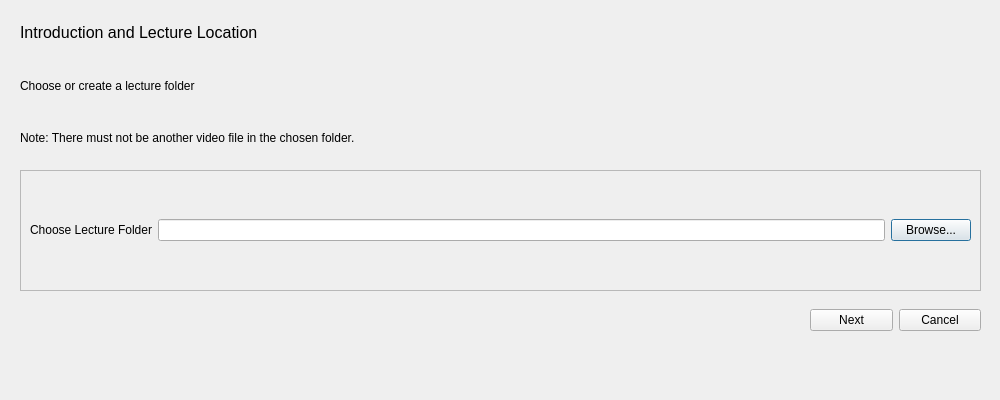
<?xml version="1.0" encoding="UTF-8"?>
<ui version="4.0">
 <class>MyDialog</class>
 <widget class="QDialog" name="MyDialog">
  <property name="geometry">
   <rect>
    <x>0</x>
    <y>0</y>
    <width>1000</width>
    <height>400</height>
   </rect>
  </property>
  <property name="windowTitle">
   <string>Dialog</string>
  </property>
  <widget class="QFrame" name="frame">
   <property name="geometry">
    <rect>
     <x>20</x>
     <y>170</y>
     <width>961</width>
     <height>121</height>
    </rect>
   </property>
   <property name="frameShape">
    <enum>QFrame::StyledPanel</enum>
   </property>
   <property name="frameShadow">
    <enum>QFrame::Raised</enum>
   </property>
   <widget class="QWidget" name="gridLayoutWidget">
    <property name="geometry">
     <rect>
      <x>10</x>
      <y>10</y>
      <width>941</width>
      <height>101</height>
     </rect>
    </property>
    <layout class="QGridLayout" name="gridLayout">
     <item row="0" column="0">
      <layout class="QHBoxLayout" name="horizontalLayout">
       <item>
        <widget class="QLabel" name="label">
         <property name="text">
          <string>Choose Lecture Folder</string>
         </property>
        </widget>
       </item>
       <item>
        <widget class="QLineEdit" name="lineEdit">
         <property name="text">
          <string/>
         </property>
        </widget>
       </item>
       <item>
        <widget class="QPushButton" name="pushButton">
         <property name="text">
          <string>Browse...</string>
         </property>
        </widget>
       </item>
      </layout>
     </item>
    </layout>
   </widget>
  </widget>
  <widget class="QWidget" name="horizontalLayoutWidget_3">
   <property name="geometry">
    <rect>
     <x>810</x>
     <y>300</y>
     <width>171</width>
     <height>41</height>
    </rect>
   </property>
   <layout class="QHBoxLayout" name="horizontalLayout_3">
    <item>
     <widget class="QPushButton" name="pushButton_2">
      <property name="text">
       <string>Next</string>
      </property>
     </widget>
    </item>
    <item>
     <widget class="QPushButton" name="pushButton_3">
      <property name="text">
       <string>Cancel</string>
      </property>
     </widget>
    </item>
   </layout>
  </widget>
  <widget class="QWidget" name="verticalLayoutWidget">
   <property name="geometry">
    <rect>
     <x>20</x>
     <y>10</y>
     <width>961</width>
     <height>151</height>
    </rect>
   </property>
   <layout class="QVBoxLayout" name="verticalLayout">
    <item>
     <widget class="QLabel" name="label_4">
      <property name="minimumSize">
       <size>
        <width>0</width>
        <height>21</height>
       </size>
      </property>
      <property name="text">
       <string>&lt;html&gt;&lt;head/&gt;&lt;body&gt;&lt;p&gt;&lt;span style=&quot; font-size:12pt;&quot;&gt;Introduction and Lecture Location&lt;/span&gt;&lt;/p&gt;&lt;/body&gt;&lt;/html&gt;</string>
      </property>
     </widget>
    </item>
    <item>
     <widget class="QLabel" name="label_7">
      <property name="text">
       <string>Choose or create a lecture folder </string>
      </property>
     </widget>
    </item>
    <item>
     <widget class="QLabel" name="label_5">
      <property name="text">
       <string>Note: There must not be another video file in the chosen folder.</string>
      </property>
     </widget>
    </item>
   </layout>
  </widget>
  <widget class="QLabel" name="label_8">
   <property name="geometry">
    <rect>
     <x>20</x>
     <y>250</y>
     <width>441</width>
     <height>21</height>
    </rect>
   </property>
   <property name="text">
    <string/>
   </property>
  </widget>
 </widget>
 <resources/>
 <connections/>
</ui>
